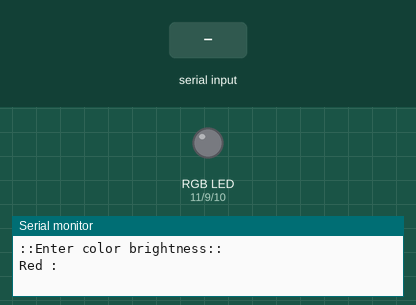
Recording of a sketch running on a simulated Arduino Uno, built with avr-gcc and run on an emulated ATmega328P. On the bench: an RGB LED mixed from three pins (HIGH = lit), the last lines printed to the serial monitor. Inputs (shaded band) come from the test bench.

Above: at 1.2 s.
1.3 s: "90,45,200\n" received over Serial
At 1.9 s:
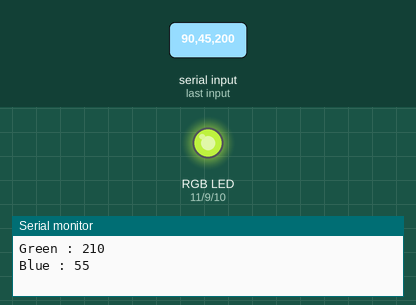
2.8 s: "30,150,10\n" received over Serial
At 5.5 s:
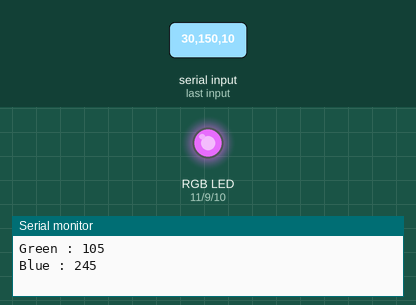
5.8 s: "90,45\n" received over Serial
At 8.7 s:
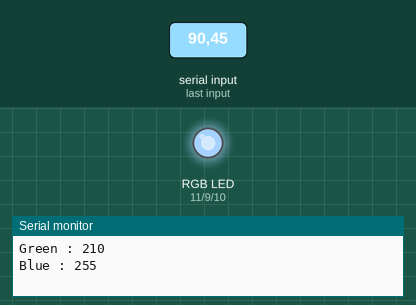
8.8 s: "1,90,45\n" received over Serial
At 12.3 s:
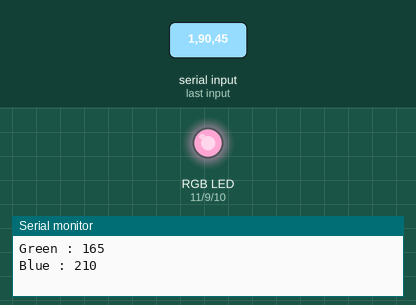
Timing chart, 0 to 12.8 s (numbered marks = the images above; inputs shaded):
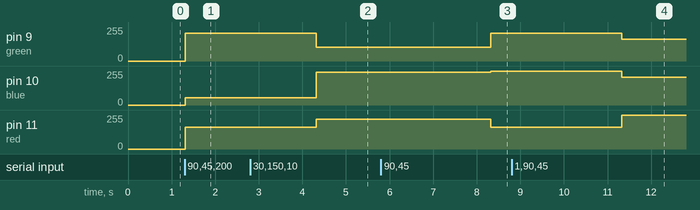

The sketch:

sketch.ino
```cpp
/*
 * https://github.com/chauhannaman98/ArduinoCodes/tree/master/Using-CC-CA-RGB-LED
 *
 * sketch.ino
 *
 * July 8, 2018 © GPL3+
 * Author : Naman Chauhan

    NOTE: New model RGB leds have green and blue leads interchanged. Please refer
    to the datasheet of the correspoding led model from the seller's site.

    Use the Serial Monitor to enter the values for each color component out of
    255.

***********************************************************************************/

/***declaring RGB pins in PWM mode***/
int red = 11;
int green = 9;
int blue = 10;

/***brightness control variables***/
int redBrightness = 0;
int greenBrightness = 0;
int blueBrightness = 0;

  void setup() {

    Serial.begin(9600);         //initialising serial monitor

    /***Pin mode declaration***/
    pinMode(red, OUTPUT);
    pinMode(green, OUTPUT);
    pinMode(blue, OUTPUT);

  }

  void loop() {

    Serial.println("::Enter color brightness::");

    Serial.print("Red : ");         //for red
    while(Serial.available()==0){
    }
    redBrightness = 255 - Serial.parseInt();
    Serial.println(redBrightness);

    Serial.print("Green : ");         //for green
    while(Serial.available()==0){
    }
    greenBrightness = 255 - Serial.parseInt();
    Serial.println(greenBrightness);

    Serial.print("Blue : ");         //for blue
    while(Serial.available()==0){
    }
    blueBrightness = 255 - Serial.parseInt();
    Serial.println(blueBrightness);
    Serial.println("   ");

    /***sending variable voltages to RGB led***/
    analogWrite(red, redBrightness);
    analogWrite(green, greenBrightness);
    analogWrite(blue, blueBrightness);
    delay(3000);

    }
```

Measured:
- after the input at 1.3 s, pin 9 (green): 0/255 → 210/255 at once; pin 10 (blue): 0/255 → 55/255 at once; pin 11 (red): 0/255 → 165/255 at once
- after the input at 2.8 s, pin 9 (green): 210/255 → 105/255 after 1.5 s; pin 10 (blue): 55/255 → 245/255 after 1.5 s; pin 11 (red): 165/255 → 225/255 after 1.5 s
- after the input at 5.8 s, pin 9 (green): 105/255 → 210/255 after 2.5 s; pin 10 (blue): 245/255 → 255/255 after 2.5 s; pin 11 (red): 225/255 → 165/255 after 2.5 s
- after the input at 8.8 s, pin 9 (green): 210/255 → 165/255 after 2.5 s; pin 10 (blue): 255/255 → 210/255 after 2.5 s; pin 11 (red): 165/255 → 254/255 after 2.5 s
